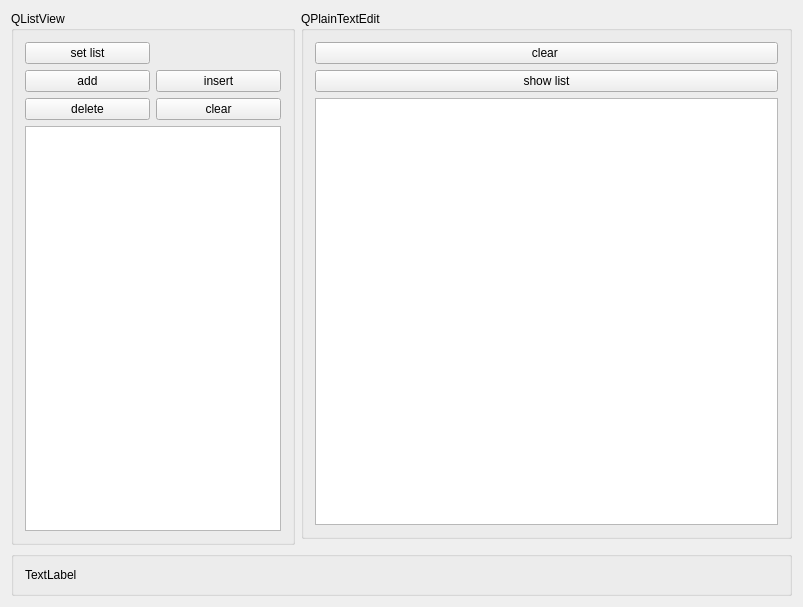
<?xml version="1.0" encoding="UTF-8"?>
<ui version="4.0">
 <class>QStringListModel</class>
 <widget class="QWidget" name="QStringListModel">
  <property name="geometry">
   <rect>
    <x>0</x>
    <y>0</y>
    <width>803</width>
    <height>607</height>
   </rect>
  </property>
  <property name="minimumSize">
   <size>
    <width>800</width>
    <height>600</height>
   </size>
  </property>
  <property name="windowTitle">
   <string>QStringListModel</string>
  </property>
  <layout class="QGridLayout" name="gridLayout_2">
   <item row="0" column="0" rowspan="2" colspan="2">
    <widget class="QGroupBox" name="groupBox">
     <property name="title">
      <string>QListView</string>
     </property>
     <layout class="QGridLayout" name="gridLayout_3">
      <item row="0" column="0">
       <widget class="QPushButton" name="btnSetList">
        <property name="text">
         <string>set list</string>
        </property>
       </widget>
      </item>
      <item row="1" column="0">
       <widget class="QPushButton" name="btnAdd">
        <property name="text">
         <string>add</string>
        </property>
       </widget>
      </item>
      <item row="1" column="1">
       <widget class="QPushButton" name="btnInsert">
        <property name="text">
         <string>insert</string>
        </property>
       </widget>
      </item>
      <item row="2" column="0">
       <widget class="QPushButton" name="btnDelete">
        <property name="text">
         <string>delete</string>
        </property>
       </widget>
      </item>
      <item row="2" column="1">
       <widget class="QPushButton" name="btnClear">
        <property name="text">
         <string>clear</string>
        </property>
       </widget>
      </item>
      <item row="3" column="0" colspan="2">
       <widget class="QListView" name="listView"/>
      </item>
     </layout>
    </widget>
   </item>
   <item row="0" column="2">
    <widget class="QGroupBox" name="groupBox_2">
     <property name="title">
      <string>QPlainTextEdit</string>
     </property>
     <layout class="QVBoxLayout" name="verticalLayout">
      <item>
       <widget class="QPushButton" name="btnClearText">
        <property name="text">
         <string>clear </string>
        </property>
       </widget>
      </item>
      <item>
       <widget class="QPushButton" name="btnShowList">
        <property name="text">
         <string>show list</string>
        </property>
       </widget>
      </item>
      <item>
       <widget class="QPlainTextEdit" name="plainTextEdit"/>
      </item>
     </layout>
    </widget>
   </item>
   <item row="2" column="0" colspan="3">
    <widget class="QGroupBox" name="groupBox_3">
     <property name="title">
      <string/>
     </property>
     <layout class="QGridLayout" name="gridLayout">
      <item row="0" column="0">
       <widget class="QLabel" name="label">
        <property name="text">
         <string>TextLabel</string>
        </property>
       </widget>
      </item>
     </layout>
    </widget>
   </item>
  </layout>
 </widget>
 <layoutdefault spacing="6" margin="11"/>
 <resources/>
 <connections/>
</ui>
